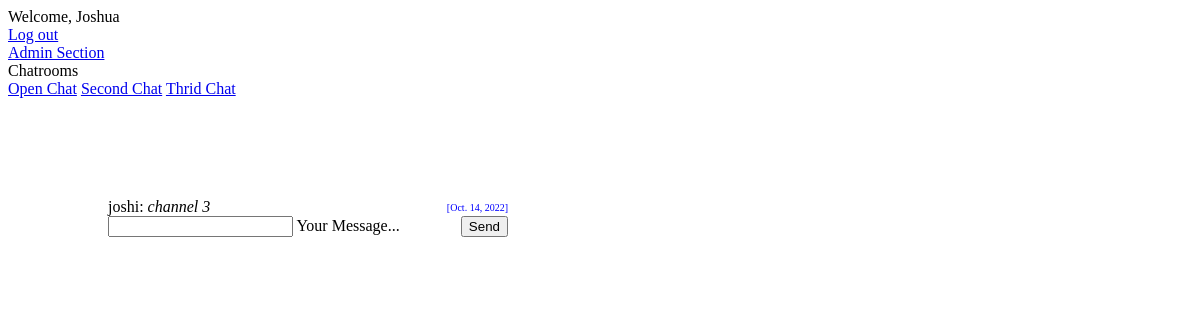
The page /chat/3/ (signed in) on the database as committed earlier.
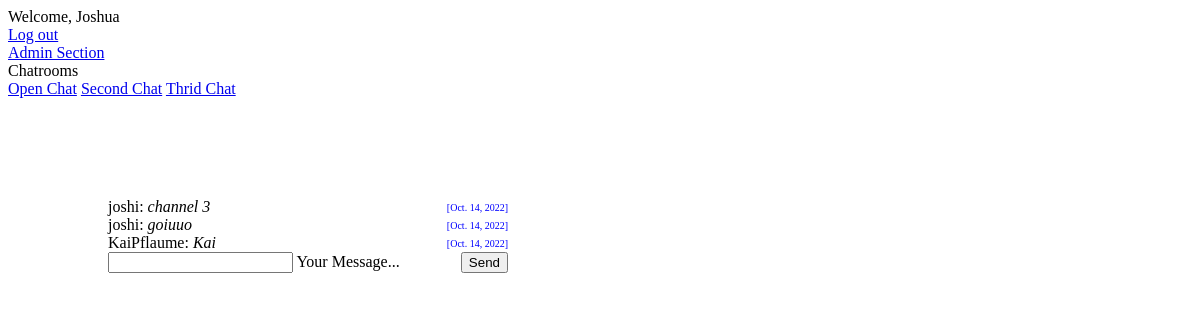
The same page on the database as committed later.
### chat/models.py (models this page shows)
class Chat(models.Model):
  created_at = models.DateField(default=date.today)
  chat_name = models.CharField(max_length=20,default=None, blank=True, null=True)

class Message(models.Model):
  text = models.CharField(max_length=500)
  created_at = models.DateField(default=date.today)
  chat = models.ForeignKey(Chat, on_delete=models.CASCADE, related_name='chat_message_set', default=None, blank=True, null=True)
  author = models.ForeignKey(settings.AUTH_USER_MODEL, on_delete=models.CASCADE, related_name='author_message_set')
  receiver = models.ForeignKey(settings.AUTH_USER_MODEL, on_delete=models.CASCADE, related_name='receiver_message_set')

### chat/views.py (the view, shortened to what this page needs)
# urls.py: path('chat/<int:id>/', index_id),
@login_required(login_url='/login/')
def index_id(request, id):
    chat_messages = Message.objects.filter(chat__id=id or 1)
    all_chats = Chat.objects.all()
    return render(request, 'chat/index.html', {'messages': chat_messages,'channelId':id, 'chats':all_chats})           # templates/chat/index.html steht da quasi, da die views.py immer in nach templates folder sucht

### chat/templates/chat/index.html (shortened to what this page needs)
 {% extends "base.html" %} {% block content %} {% if request.user.is_authenticated %}
<div class="messages" id="messages">
    {% for message in messages %}
    <div class="message">
        <div> {{ message.author }}: <i> {{ message.text }} </i></div><span style="font-size: 10px; color: blue;">[{{ message.created_at }}]</span>
    </div>
    {% endfor %}
</div>
<form onsubmit="sendMessage(); return false;">
    <div class="sendInput">
        <div class="mdl-textfield mdl-js-textfield mdl-textfield--floating-label">
            <input class="mdl-textfield__input" name="textmessage" type="text" id="messageField">
            <label class="mdl-textfield__label" for="messageField">Your Message...</label>
        </div>
        <button class="mdl-button mdl-js-button mdl-button--raised mdl-js-ripple-effect mdl-button--accent">
        Send
      </button>
    </div>
</form>
{% endif %} {% endblock %}

### templates/base.html (shortened to what this page needs)
<!DOCTYPE html>
<html lang="en">
<head>
    {% load static %}
    <link rel="stylesheet" href="https://code.getmdl.io/1.3.0/material.indigo-pink.min.css">
    <link rel="stylesheet" href="{% static 'css/style.css'%}">
</head>
<body>
    <div class="mdl-layout mdl-js-layout mdl-layout--fixed-header">
        <header class="mdl-layout__header">
            <div class="mdl-layout__header-row">
                <span class="mdl-layout-title">{% if request.user.is_authenticated %}Welcome, {{ request.user.first_name}}
                    {% else %}
                        Welcome! Please log in {% endif %}
                </span>
                <div>
                    {% if request.user.is_authenticated%} <a href="/logout/">Log out</a> {% endif %}
                </div>
                <nav class="mdl-navigation mdl-layout--large-screen-only">
                    <a class="mdl-navigation__link" href="/admin/">Admin Section</a>
                </nav>
            </div>
        </header>
        <div class="mdl-layout__drawer">
            {% if request.user.is_authenticated %}
            <span class="mdl-layout-title">Chatrooms</span>
            <nav class="mdl-navigation">
                {% for chat in chats%}
                <a class="mdl-navigation__link" href="/chat/{{chat.id}}/">{{ chat.chat_name}}</a> {% endfor %}
            </nav>
            {% else %}
            <span class="mdl-layout-title">Chatrooms</span>
            <p style="color: red; padding: 0 25px;text-align:center;">Please log in to see all chatrooms!</p>
            {% endif %}
        </div>
        <main class="mdl-layout__content">
            <div class="page-content">
                {% block content %} {% endblock %}
            </div>
        </main>
    </div>
</body>
</html>

### static/css/style.css (style rules this page uses)
.page-content { padding: 100px 100px; }
.message { display: flex; justify-content: space-between; align-items: center; width: 400px; }
.sendInput { display: flex; align-items: center; justify-content: space-between; width: 400px; }

Rows that differ between the two databases and show on the page:
added Message: author "joshi", text "goiuuo", created_at "Oct. 14, 2022"
added Message: author "KaiPflaume", text "Kai", created_at "Oct. 14, 2022"
